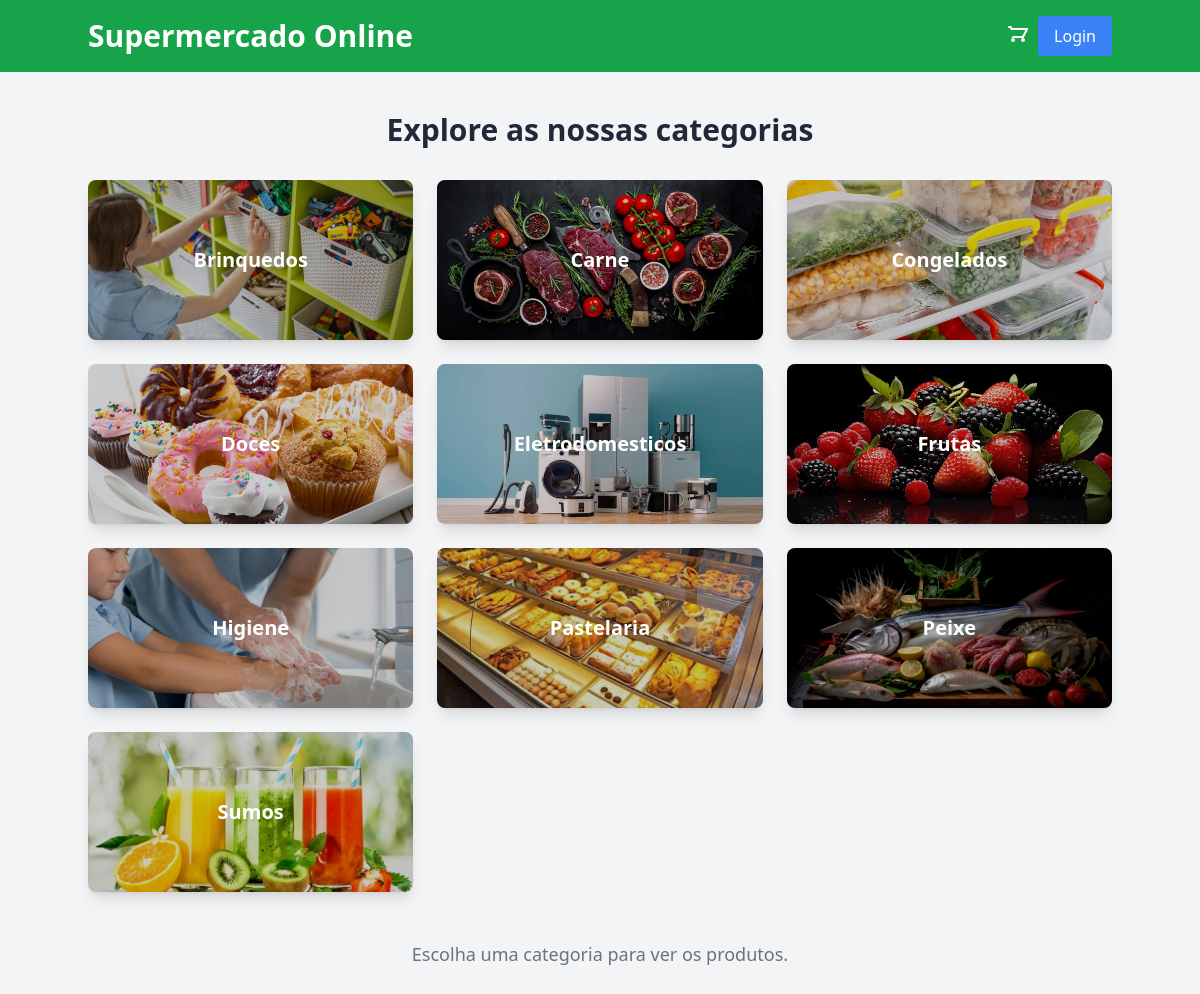
/produtos, run on the app's committed database.
### tables this page shows
CREATE TABLE `categorias` (
  `id` int(11) NOT NULL,
  `nome` varchar(255) NOT NULL
);

### app/controllers/produtosController.php (called while the page is built, shortened)
<?php
require_once './app/models/produtosModel.php';
class ProdutosController
{
    public function index(): void
    {
        $produtosModel = new ProdutosModel();
        $categorias = $produtosModel->getAllCategorias();
        require_once './app/views/produtosView.php';
    }
}

### app/database/connection.php (called while the page is built)
<?php
class Connection
{
    private static $instance = null;
    public static function getInstance(): ?PDO
    {
        if (self::$instance === null) {
            try {
                self::$instance = new PDO(
                    'mysql:host=localhost;dbname=supermarket',
                    'root',
                    '',
                    [
                        PDO::ATTR_ERRMODE            => PDO::ERRMODE_EXCEPTION,
                        PDO::ATTR_DEFAULT_FETCH_MODE => PDO::FETCH_ASSOC,
                    ]
                );
            } catch (PDOException $e) {
                echo 'Database connection error: ' . $e->getMessage();
                return null;
            }
        }
        return self::$instance;
    }
}
?>

### app/models/produtosModel.php (called while the page is built, shortened)
<?php
require_once './app/database/connection.php';
class ProdutosModel
{
    private $db;
    public function __construct()
    {
        $this->db = Connection::getInstance();
    }
    public function getAllCategorias(): array
    {
        $query = "SELECT * FROM categorias ORDER BY nome";
        $stat = $this->db->prepare($query);
        $stat->execute();
        return $stat->fetchAll(PDO::FETCH_ASSOC);
    }
}
?>

### app/views/produtosView.php (the view, shortened to what this page needs)
<!DOCTYPE html>
<html lang="pt">
<head>
    <script src="https://cdn.tailwindcss.com"></script>
</head>
<body class="bg-gray-100">
    <?php include './app/views/header.php'; ?>
    <div class="container mx-auto py-10">
        <h1 class="text-3xl font-bold text-gray-800 mb-8 text-center">Explore as nossas categorias</h1>
        <div class="grid grid-cols-1 sm:grid-cols-2 lg:grid-cols-3 gap-6">
            <?php if (!empty($categorias)): ?>
                <?php foreach ($categorias as $categoria): ?>
                    <a href="/produtos/categoria/<?php echo htmlspecialchars($categoria['nome']); ?>"
                        class="relative block h-40 rounded-lg overflow-hidden shadow-lg transform hover:scale-105 transition-transform duration-300">
                        <img src="../../assets/<?php echo htmlspecialchars($categoria['nome']); ?>.png"
                            alt="<?php echo htmlspecialchars($categoria['nome']); ?>"
                            class="absolute inset-0 w-full h-full object-cover">
                        <div class="absolute inset-0 bg-black bg-opacity-20 flex items-center justify-center">
                            <span class="text-xl font-semibold text-white"><?php echo htmlspecialchars($categoria['nome']); ?></span>
                        </div>
                    </a>
                <?php endforeach; ?>
            <?php else: ?>
                <p class="text-gray-500 text-lg text-center">Nenhuma categoria encontrada.</p>
            <?php endif; ?>
        </div>
        <div class="mt-12">
            <p class="text-gray-500 text-lg text-center">Escolha uma categoria para ver os produtos.</p>
        </div>
    </div>
</body>
</html>

### data on the page
categorias: nome (picture), nome "Brinquedos"
categorias: nome (picture), nome "Carne"
categorias: nome (picture), nome "Congelados"
categorias: nome (picture), nome "Doces"
categorias: nome (picture), nome "Eletrodomesticos"
categorias: nome (picture), nome "Frutas"
categorias: nome (picture), nome "Higiene"
categorias: nome (picture), nome "Pastelaria"
categorias: nome (picture), nome "Peixe"
categorias: nome (picture), nome "Sumos"
